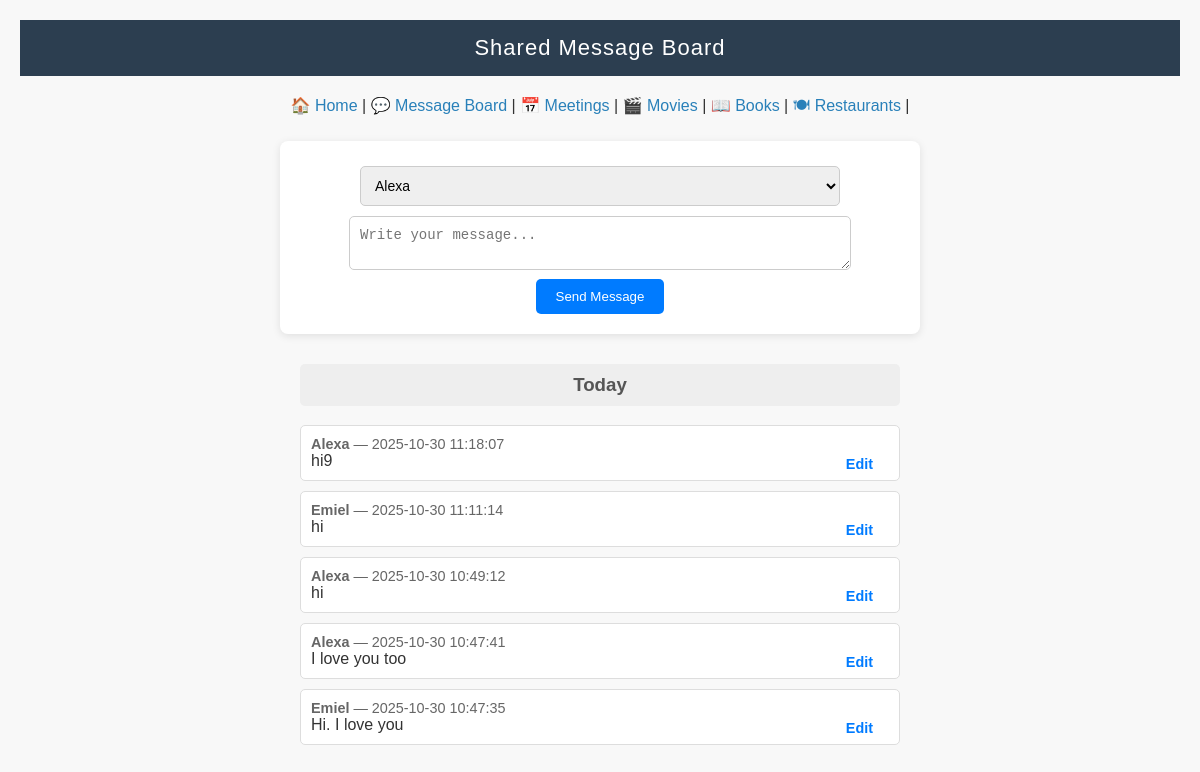
The app's page /messages, older data.
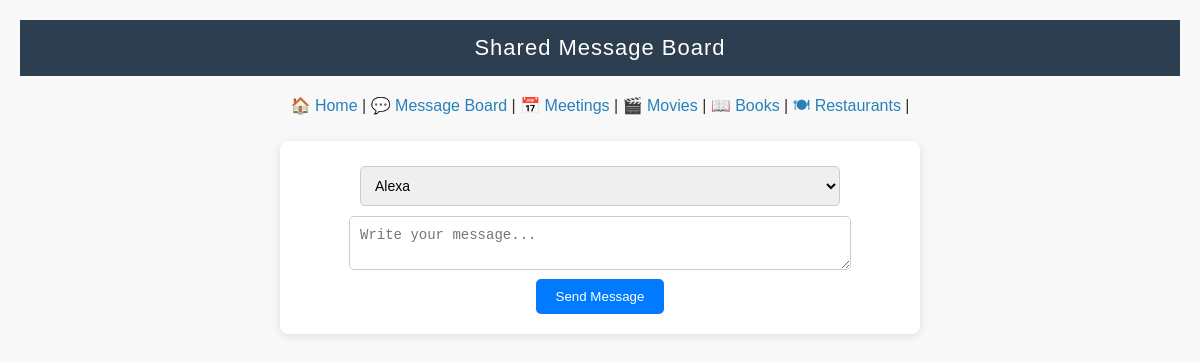
The same page, newer data.
### tables this page shows
CREATE TABLE messages (
    id INTEGER PRIMARY KEY AUTOINCREMENT,
    user_id INTEGER NOT NULL,
    content TEXT NOT NULL,
    timestamp TEXT NOT NULL,
    FOREIGN KEY (user_id) REFERENCES users(id)
);

CREATE TABLE users (
    id INTEGER PRIMARY KEY AUTOINCREMENT,
    username TEXT NOT NULL UNIQUE,
    password TEXT NOT NULL
);

### app.py (the view, shortened to what this page needs)
@app.route('/messages', methods=['GET', 'POST'])
def messages():
    conn = get_db_connection()
    if request.method == 'POST' and 'edit_id' in request.form:
        edit_id = request.form['edit_id']
        new_content = request.form['new_content']
        conn.execute('UPDATE messages SET content = ? WHERE id = ?', (new_content, edit_id))
        conn.commit()
    messages = conn.execute('''
        SELECT messages.*, users.username
        FROM messages
        JOIN users ON messages.user_id = users.id
        ORDER BY messages.timestamp DESC
    ''').fetchall()
    users = conn.execute('SELECT * FROM users').fetchall()
    conn.close()
    grouped = group_messages_by_date(messages)
    return render_template('messages.html', grouped=grouped, users=users, categories=CATEGORIES)

### app.py (called while the page is built)
def get_db_connection():
    conn = sqlite3.connect('data.db')
    conn.row_factory = sqlite3.Row
    return conn

def group_messages_by_date(messages):
    grouped = {}
    today = date.today()
    for msg in messages:
        msg_date = datetime.strptime(msg["timestamp"], "%Y-%m-%d %H:%M:%S").date()
        if msg_date == today:
            label = "Today"
        elif msg_date == today - timedelta(days=1):
            label = "Yesterday"
        else:
            label = msg_date.strftime("%B %d, %Y")
        grouped.setdefault(label, []).append(msg)
    return grouped

### templates/messages.html (shortened to what this page needs)
<!DOCTYPE html>
<html lang="en">
<head>
  <link rel="stylesheet" href="{{ url_for('static', filename='style.css') }}">
</head>
<body>
  <header>Shared Message Board</header>
  <br>
  <div class="category-links">
    <a href="/">🏠 Home</a>  |
    <a href="/messages">💬 Message Board</a>  |
    <a href="/countdown">📅 Meetings</a>  |
    {% for key, names in categories.items() %}
      {% if key != category_key %}
        <a href="/{{key}}">{{ names[0] }} {{ names[1] }}</a>  |
      {% endif %}
    {% endfor %}
  </div>
  <form class="message-form" method="POST">
    <select name="user_id" required>
      {% for user in users %}
        <option value="{{ user['id'] }}">{{ user['username'] }}</option>
      {% endfor %}
    </select><br>
    <textarea name="content" placeholder="Write your message..." required></textarea><br>
    <input type="submit" value="Send Message">
  </form>
  <div class="message-list">
    {% for date_label, messages in grouped.items() %}
      <div class="date-group">
        <h3>{{ date_label }}</h3>
        {% for msg in messages %}
          <div class="message">
            <div class="meta">
              <b>{{ msg['username'] }}</b> — {{ msg['timestamp'] }}
            </div>
            <div class="content" id="content-{{ msg['id'] }}">{{ msg['content'] }}</div>
            <button class="edit-btn" onclick="toggleEdit({{ msg['id'] }})">Edit</button>
          </div>
        {% endfor %}
      </div>
    {% endfor %}
  </div>
</body>
</html>

### static/style.css (style rules this page uses)
body { font-family: 'Segoe UI', Tahoma, Geneva, Verdana, sans-serif; background-color: #f7f9fb; color: #333; margin: 0; padding: 0; }
header { background-color: #2c3e50; color: white; padding: 15px; text-align: center; font-size: 22px; letter-spacing: 1px; }
a { color: #2980b9; text-decoration: none; }
form { margin: 20px auto; max-width: 600px; background-color: white; padding: 20px; border-radius: 8px; box-shadow: 0px 2px 8px rgba(0,0,0,0.1); }
input[type="text"], input[type="date"], input[type="password"], select { width: 100%; padding: 10px; margin: 6px 0; border-radius: 6px; border: 1px solid #ccc; box-sizing: border-box; }
.category-links { text-align: center; margin-bottom: 20px; }

### templates/messages.html (style rules this page uses)
body { font-family: Arial, sans-serif; background-color: #f8f8f8; padding: 20px; }
.message-form { text-align: center; margin-bottom: 20px; }
select, textarea { width: 80%; padding: 10px; border-radius: 5px; border: 1px solid #ccc; margin: 5px 0; font-size: 14px; }
input[type="submit"] { background-color: #007BFF; color: white; padding: 10px 20px; border: none; border-radius: 5px; cursor: pointer; }

Row changes from the older to the newer data that the page shows:
removed messages: username "Alexa", timestamp "2025-10-30 11:18:07", content "hi9"
removed messages: username "Emiel", timestamp "2025-10-30 11:11:14", content "hi"
removed messages: username "Alexa", timestamp "2025-10-30 10:49:12", content "hi"
removed messages: username "Alexa", timestamp "2025-10-30 10:47:41", content "I love you too"
removed messages: username "Emiel", timestamp "2025-10-30 10:47:35", content "Hi. I love you"
Text that changed along with them:
list line gone: "Today"
